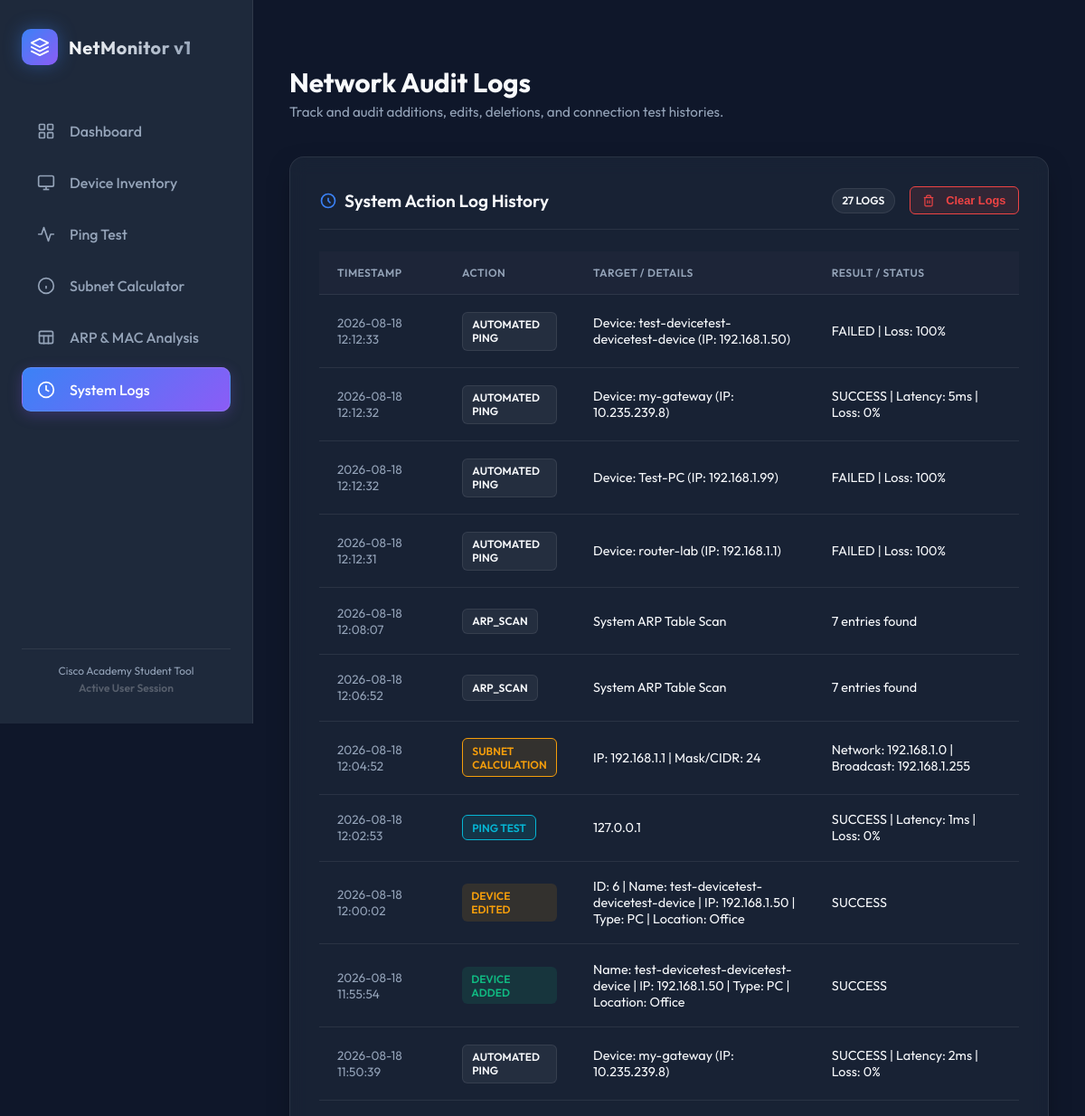
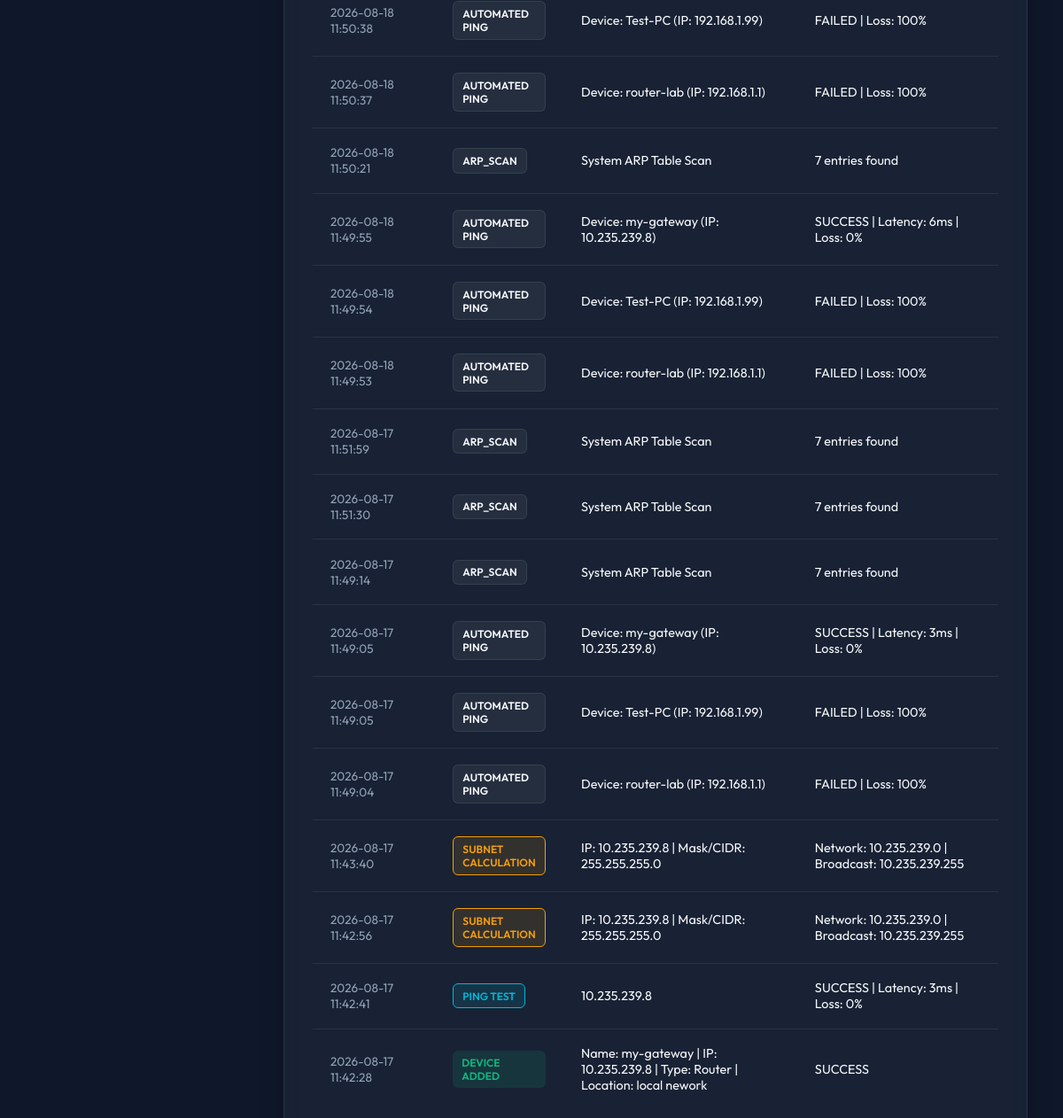
Page /logs on the committed database (2 pictures, top to bottom).
### tables this page shows
CREATE TABLE logs (
                id INTEGER PRIMARY KEY AUTOINCREMENT,
                timestamp DATETIME DEFAULT CURRENT_TIMESTAMP,
                action TEXT NOT NULL, -- 'Device Added', 'Device Edited', 'Device Deleted', 'Ping Test', 'Subnet Calculation'
                target_details TEXT NOT NULL,
                result_status TEXT NOT NULL
            );

### app.py (the view)
@app.route('/logs')
def logs_view():
    with get_db_connection() as conn:
        logs = conn.execute('SELECT * FROM logs ORDER BY id DESC').fetchall()
    return render_template('logs.html', logs=logs, active_page='logs')

### app.py (called while the page is built)
def get_db_connection():
    conn = sqlite3.connect(DATABASE_PATH)
    conn.row_factory = sqlite3.Row
    return conn

### templates/logs.html (shortened to what this page needs)
{% extends 'base.html' %}
{% block content %}
<div class="header-container">
    <div>
        <h1 class="page-title">Network Audit Logs</h1>
        <p class="page-subtitle">Track and audit additions, edits, deletions, and connection test histories.</p>
    </div>
</div>
<div class="panel-card">
    <div class="panel-header">
        <h2 class="panel-title">
            <svg style="width:20px; height:20px; stroke: var(--accent-blue);" fill="none" stroke="currentColor" stroke-width="2" viewBox="0 0 24 24">
                <path d="M12 8v4l3 3m6-3a9 9 0 11-18 0 9 9 0 0118 0z"></path>
            </svg>
            System Action Log History
        </h2>
        <div style="display: flex; align-items: center; gap: 1rem;">
            <span class="badge badge-type">{{ logs|length }} Logs</span>
            {% if logs %}
            <form action="{{ url_for('clear_logs') }}" method="POST" onsubmit="return confirm('Are you sure you want to clear all system audit logs? This action cannot be undone.');" style="display: inline;">
                <button type="submit" class="btn btn-danger btn-sm">
                    Clear Logs
                </button>
            </form>
            {% endif %}
        </div>
    </div>
    {% if not logs %}
    <div style="text-align: center; padding: 4rem 1rem; color: var(--text-muted);">
        <svg style="width: 40px; height: 40px; stroke: currentColor; opacity: 0.3; margin-bottom: 1rem;" fill="none" stroke="currentColor" stroke-width="2" viewBox="0 0 24 24">
            <path d="M12 8v4M12 16h.01M21 12a9 9 0 11-18 0 9 9 0 0118 0z"></path>
        </svg>
        <p>No actions logged yet. Run a ping test or add a device to populate the logs database.</p>
    </div>
    {% else %}
    <div class="table-responsive">
        <table class="custom-table" style="font-size: 0.9rem;">
            <thead>
                <tr>
                    <th style="width: 18%;">Timestamp</th>
                    <th style="width: 17%;">Action</th>
                    <th style="width: 35%;">Target / Details</th>
                    <th style="width: 30%;">Result / Status</th>
                </tr>
            </thead>
            <tbody>
                {% for log in logs %}
                <tr>
                    <td style="color: var(--text-muted); font-size: 0.85rem;">{{ log.timestamp }}</td>
                    <td>
                        {% if log.action == 'Device Added' %}
                            <span class="badge badge-online" style="border-radius: 6px;">{{ log.action }}</span>
                        {% elif log.action == 'Device Edited' %}
                            <span class="badge badge-unknown" style="border-radius: 6px;">{{ log.action }}</span>
                        {% elif log.action == 'Device Deleted' %}
                            <span class="badge badge-offline" style="border-radius: 6px;">{{ log.action }}</span>
                        {% elif log.action == 'Ping Test' %}
                            <span class="badge badge-type" style="background-color: var(--info-bg); color: var(--info-color); border: 1px solid var(--info-color); border-radius: 6px;">{{ log.action }}</span>
                        {% elif log.action == 'Subnet Calculation' %}
                            <span class="badge badge-type" style="background-color: var(--warning-bg); color: var(--warning-color); border: 1px solid var(--warning-color); border-radius: 6px;">{{ log.action }}</span>
                        {% else %}
                            <span class="badge badge-type" style="border-radius: 6px;">{{ log.action }}</span>
                        {% endif %}
                    </td>
                    <td style="font-family: inherit;">
                        {{ log.target_details }}
                    </td>
                    <td style="font-family: inherit;">
                        {{ log.result_status }}
                    </td>
                </tr>
                {% endfor %}
            </tbody>
        </table>
    </div>
    {% endif %}
</div>
{% endblock %}

### templates/base.html (shortened to what this page needs)
<!DOCTYPE html>
<html lang="en">
<head>
    <link rel="stylesheet" href="{{ url_for('static', filename='css/style.css') }}">
</head>
<body>
    <div class="app-container">
        <aside class="sidebar">
            <div class="brand">
                <div class="brand-icon">
                    <svg viewBox="0 0 24 24">
                        <path d="M12 2L2 7l10 5 10-5-10-5zM2 17l10 5 10-5M2 12l10 5 10-5" stroke-linecap="round" stroke-linejoin="round"/>
                    </svg>
                </div>
                <span class="brand-name">NetMonitor v1</span>
            </div>
            <nav class="nav-menu">
                <li class="nav-item {% if active_page == 'dashboard' %}active{% endif %}">
                    <a href="{{ url_for('dashboard') }}">
                        <svg viewBox="0 0 24 24">
                            <rect x="3" y="3" width="7" height="7" rx="1"></rect>
                            <rect x="14" y="3" width="7" height="7" rx="1"></rect>
                            <rect x="14" y="14" width="7" height="7" rx="1"></rect>
                            <rect x="3" y="14" width="7" height="7" rx="1"></rect>
                        </svg>
                        Dashboard
                    </a>
                </li>
                <li class="nav-item {% if active_page == 'devices' %}active{% endif %}">
                    <a href="{{ url_for('devices_list') }}">
                        <svg viewBox="0 0 24 24">
                            <rect x="2" y="3" width="20" height="14" rx="2" ry="2"></rect>
                            <line x1="8" y1="21" x2="16" y2="21"></line>
                            <line x1="12" y1="17" x2="12" y2="21"></line>
                        </svg>
                        Device Inventory
                    </a>
                </li>
                <li class="nav-item {% if active_page == 'ping' %}active{% endif %}">
                    <a href="{{ url_for('ping_tool') }}">
                        <svg viewBox="0 0 24 24">
                            <path d="M22 12h-4l-3 9L9 3l-3 9H2" stroke-linecap="round" stroke-linejoin="round"></path>
                        </svg>
                        Ping Test
                    </a>
                </li>
                <li class="nav-item {% if active_page == 'network-info' %}active{% endif %}">
                    <a href="{{ url_for('network_info') }}">
                        <svg viewBox="0 0 24 24">
                            <circle cx="12" cy="12" r="10"></circle>
                            <line x1="12" y1="16" x2="12" y2="12"></line>
                            <line x1="12" y1="8" x2="12.01" y2="8"></line>
                        </svg>
                        Subnet Calculator
                    </a>
                </li>
                <li class="nav-item {% if active_page == 'arp-analysis' %}active{% endif %}">
                    <a href="{{ url_for('arp_analysis') }}">
                        ARP &amp; MAC Analysis
                    </a>
                </li>
                <li class="nav-item {% if active_page == 'logs' %}active{% endif %}">
                    <a href="{{ url_for('logs_view') }}">
                        <svg viewBox="0 0 24 24">
                            <path d="M12 22c5.523 0 10-4.477 10-10S17.523 2 12 2 2 6.477 2 12s4.477 10 10 10z"></path>
                            <polyline points="12 6 12 12 16 14"></polyline>
                        </svg>
                        System Logs
                    </a>
                </li>
            </nav>
            <div class="sidebar-footer">
                <p>Cisco Academy Student Tool</p>
                <p style="margin-top: 4px; font-weight: 600; color: rgba(255,255,255,0.25);">Active User Session</p>
            </div>
        </aside>
        <main class="main-content">
            {% block content %}{% endblock %}
        </main>
    </div>
</body>
</html>

### rows in the picture
logs: timestamp "2026-08-18 12:12:33", action "AUTOMATED PING", target_details "Device: test-devicetest-devicetest-device (IP: 192.168.1.50)", result_status "FAILED | Loss: 100%"
logs: timestamp "2026-08-18 12:12:32", action "AUTOMATED PING", target_details "Device: my-gateway (IP: 10.235.239.8)", result_status "SUCCESS | Latency: 5ms | Loss: 0%"
logs: timestamp "2026-08-18 12:12:32", action "AUTOMATED PING", target_details "Device: Test-PC (IP: 192.168.1.99)", result_status "FAILED | Loss: 100%"
logs: timestamp "2026-08-18 12:12:31", action "AUTOMATED PING", target_details "Device: router-lab (IP: 192.168.1.1)", result_status "FAILED | Loss: 100%"
logs: timestamp "2026-08-18 12:08:07", action "ARP_SCAN", target_details "System ARP Table Scan", result_status "7 entries found"
logs: timestamp "2026-08-18 12:06:52", action "ARP_SCAN", target_details "System ARP Table Scan", result_status "7 entries found"
logs: timestamp "2026-08-18 12:04:52", action "SUBNET CALCULATION", target_details "IP: 192.168.1.1 | Mask/CIDR: 24", result_status "Network: 192.168.1.0 | Broadcast: 192.168.1.255"
logs: timestamp "2026-08-18 12:02:53", action "PING TEST", target_details "127.0.0.1", result_status "SUCCESS | Latency: 1ms | Loss: 0%"
logs: timestamp "2026-08-18 12:00:02", action "DEVICE EDITED", target_details "ID: 6 | Name: test-devicetest-devicetest-device | IP: 192.168.1.50 | Type: PC | Location: Office", result_status "SUCCESS"
logs: timestamp "2026-08-18 11:55:54", action "DEVICE ADDED", target_details "Name: test-devicetest-devicetest-device | IP: 192.168.1.50 | Type: PC | Location: Office", result_status "SUCCESS"
logs: timestamp "2026-08-18 11:50:39", action "AUTOMATED PING", target_details "Device: my-gateway (IP: 10.235.239.8)", result_status "SUCCESS | Latency: 2ms | Loss: 0%"
logs: timestamp "2026-08-18 11:50:38", action "AUTOMATED PING", target_details "Device: Test-PC (IP: 192.168.1.99)", result_status "FAILED | Loss: 100%"
logs: timestamp "2026-08-18 11:50:37", action "AUTOMATED PING", target_details "Device: router-lab (IP: 192.168.1.1)", result_status "FAILED | Loss: 100%"
logs: timestamp "2026-08-18 11:50:21", action "ARP_SCAN", target_details "System ARP Table Scan", result_status "7 entries found"
logs: timestamp "2026-08-18 11:49:55", action "AUTOMATED PING", target_details "Device: my-gateway (IP: 10.235.239.8)", result_status "SUCCESS | Latency: 6ms | Loss: 0%"
logs: timestamp "2026-08-18 11:49:54", action "AUTOMATED PING", target_details "Device: Test-PC (IP: 192.168.1.99)", result_status "FAILED | Loss: 100%"
logs: timestamp "2026-08-18 11:49:53", action "AUTOMATED PING", target_details "Device: router-lab (IP: 192.168.1.1)", result_status "FAILED | Loss: 100%"
logs: timestamp "2026-08-17 11:51:59", action "ARP_SCAN", target_details "System ARP Table Scan", result_status "7 entries found"
logs: timestamp "2026-08-17 11:51:30", action "ARP_SCAN", target_details "System ARP Table Scan", result_status "7 entries found"
logs: timestamp "2026-08-17 11:49:14", action "ARP_SCAN", target_details "System ARP Table Scan", result_status "7 entries found"
logs: timestamp "2026-08-17 11:49:05", action "AUTOMATED PING", target_details "Device: my-gateway (IP: 10.235.239.8)", result_status "SUCCESS | Latency: 3ms | Loss: 0%"
logs: timestamp "2026-08-17 11:49:05", action "AUTOMATED PING", target_details "Device: Test-PC (IP: 192.168.1.99)", result_status "FAILED | Loss: 100%"
logs: timestamp "2026-08-17 11:49:04", action "AUTOMATED PING", target_details "Device: router-lab (IP: 192.168.1.1)", result_status "FAILED | Loss: 100%"
logs: timestamp "2026-08-17 11:43:40", action "SUBNET CALCULATION", target_details "IP: 10.235.239.8 | Mask/CIDR: 255.255.255.0", result_status "Network: 10.235.239.0 | Broadcast: 10.235.239.255"
logs: timestamp "2026-08-17 11:42:56", action "SUBNET CALCULATION", target_details "IP: 10.235.239.8 | Mask/CIDR: 255.255.255.0", result_status "Network: 10.235.239.0 | Broadcast: 10.235.239.255"
logs: timestamp "2026-08-17 11:42:41", action "PING TEST", target_details "10.235.239.8", result_status "SUCCESS | Latency: 3ms | Loss: 0%"
logs: timestamp "2026-08-17 11:42:28", action "DEVICE ADDED", target_details "Name: my-gateway | IP: 10.235.239.8 | Type: Router | Location: local nework", result_status "SUCCESS"

### other values in the picture
{{ logs|length }} "27"
